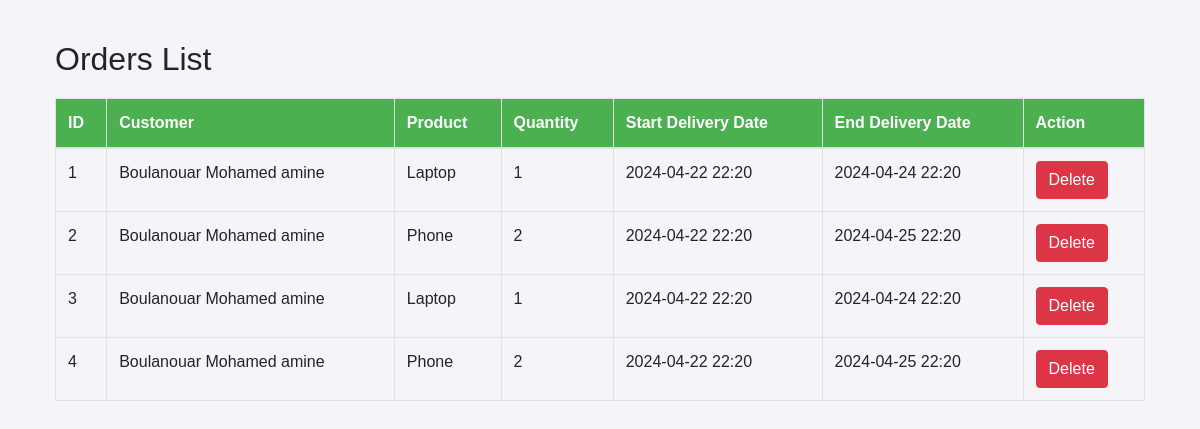
The page /orders on the database as committed earlier.
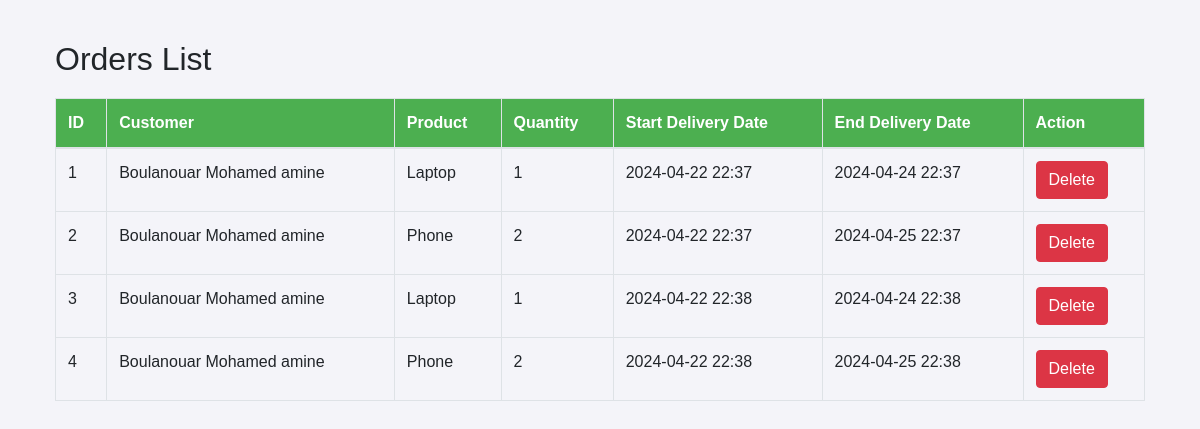
The same page on the database as committed later.
### app/models/order.py (models this page shows)
class Order(db.Model):
    __tablename__ = 'orders'
    id = db.Column(db.Integer, primary_key=True)
    product_id = db.Column(db.Integer, db.ForeignKey('products.id'))
    product = db.relationship('Product', backref='orders')
    customer_id = db.Column(db.Integer, db.ForeignKey('customers.id'))
    customer = db.relationship('Customer', back_populates='orders')
    quantity = db.Column(db.Integer, nullable=False)
    start_delivery_date = db.Column(db.DateTime, nullable=False)
    end_delivery_date = db.Column(db.DateTime, nullable=False)
    order_weight = db.Column(db.Float, nullable=True)

### app/models/customer.py (models this page shows)
class Customer(db.Model):
    __tablename__ = 'customers'
    id = db.Column(db.Integer, primary_key=True)
    nom = db.Column(db.String)
    prenom = db.Column(db.String)
    address = db.relationship(
        'Address', back_populates='customer', uselist=False)
    telephone = db.Column(db.String)
    orders = db.relationship('Order', back_populates='customer', overlaps="orders")

### app/models/product.py (models this page shows)
class Product(db.Model):
    __tablename__ = 'products'  # Correct table name used in ForeignKey reference
    id = db.Column(db.Integer, primary_key=True)
    nom = db.Column(db.String, nullable=False)
    description = db.Column(db.String)
    price = db.Column(db.Float, nullable=False)
    weight = db.Column(db.Float, nullable=False) # Weight of the product in kg

### app/routes/order.py (the view)
@order_bp.route('/orders', methods=['GET'])
def list_orders():
    orders = Order.query.all()
    return render_template('orders/list_orders.html', orders=orders)

### app/templates/orders/list_orders.html (shortened to what this page needs)
{% extends "base.html" %}
{% block content %}
<div class="container">
    <h2>Orders List</h2>
    <table class="table table-bordered">
        <thead>
            <tr>
                <th>ID</th>
                <th>Customer</th>
                <th>Product</th>
                <th>Quantity</th>
                <th>Start Delivery Date</th>
                <th>End Delivery Date</th>
                <th>Action</th>
            </tr>
        </thead>
        <tbody>
            {% for order in orders %}
            <tr>
                <td>{{ order.id }}</td>
                <td>{{ order.customer.nom }} {{ order.customer.prenom }}</td>
                <td>{{ order.product.nom }}</td>
                <td>{{ order.quantity }}</td>
                <td>{{ order.start_delivery_date.strftime('%Y-%m-%d %H:%M') }}</td>
                <td>{{ order.end_delivery_date.strftime('%Y-%m-%d %H:%M') }}</td>
                <td>
                    <form action="{{ url_for('order.delete_order', id=order.id) }}" method="POST" style="display:inline;">
                        <button type="submit" class="btn btn-danger">Delete</button>
                    </form>
                </td>
            </tr>
            {% endfor %}
        </tbody>
    </table>
</div>
{% endblock %}

### app/templates/base.html (shortened to what this page needs)
<!DOCTYPE html>
<html lang="en">
<head>
    <link href="https://maxcdn.bootstrapcdn.com/bootstrap/4.5.2/css/bootstrap.min.css" rel="stylesheet">
    <link rel="stylesheet" href="https://unpkg.com/leaflet@1.7.1/dist/leaflet.css" />
</head>
<body>
    {% block content %}
    {% endblock %}
</body>
</html>

### app/templates/base.html (style rules this page uses)
body { font-family: Arial, sans-serif; margin: 40px; background-color: #f4f4f9; }
table { width: 100%; margin-top: 20px; }
th, td { padding: 8px; text-align: left; border-bottom: 1px solid #ddd; }
th { background-color: #4CAF50; color: white; }

Rows that differ between the two databases and show on the page:
changed Order id 1: start_delivery_date "2024-04-22 22:20" → "2024-04-22 22:37"; end_delivery_date "2024-04-24 22:20" → "2024-04-24 22:37"
changed Order id 2: start_delivery_date "2024-04-22 22:20" → "2024-04-22 22:37"; end_delivery_date "2024-04-25 22:20" → "2024-04-25 22:37"
changed Order id 3: start_delivery_date "2024-04-22 22:20" → "2024-04-22 22:38"; end_delivery_date "2024-04-24 22:20" → "2024-04-24 22:38"
changed Order id 4: start_delivery_date "2024-04-22 22:20" → "2024-04-22 22:38"; end_delivery_date "2024-04-25 22:20" → "2024-04-25 22:38"
